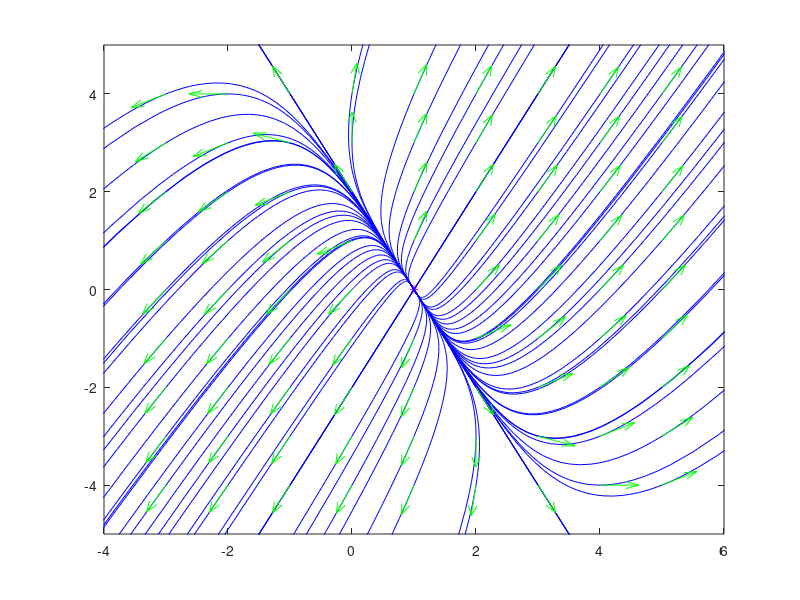

Write the MATLAB code that produced this figure.
function phaseportret
clc; clf;

tmax = 50;
A = [3, 1; 4, 3]; b = [-3;, -4];

eqp = A \ (-b) % 1) namirame ravnovesnoto polojenie
plot(eqp(1), eqp(2), 'm*')
hold on;
[T, D] = eig(A); % 2) sobstveni vektori (stalbovete na T) i sobstveni stoinosti (diagonala na D)

if imag(D(1, 1)) == 0   % ako imaginernata chast na parvata sobstv. stoinost e == 0
    xx = -10:1:10;
    for j=1:2
        if T(1, 1) ~= 0
            plot(xx + eqp(1), T(2, j)/T(1, j) * xx + eqp(2), 'k');
        else
            plot(0 * xx + eqp(1), xx, 'k');
        end
    end
end

% dva vektora okolo ravnovesnata tochka
x = eqp(1)-4:1:eqp(1)+4;
y = eqp(2)-4:1:eqp(2)+4;
axis([eqp(1) - 5, eqp(1) + 5, eqp(2) - 5, eqp(2) + 5]);
[X, Y] = meshgrid(x, y);
for i=1:length(x)
    for k=1:length(y)
        [T, Z] = ode45(@rhs, [0, tmax], [X(i, k), Y(i, k)]);
        [T1, Z1] = ode45(@rhs, [0, -tmax], [X(i, k), Y(i, k)]);
        plot(Z(:, 1), Z(:, 2), 'b', Z1(:, 1), Z1(:, 2), 'b');
    end
end

    function z = rhs(t, y)
        z = A * y + b;
    end

x1 = A(1, 1)*X + A(1, 2)*Y + b(1);
y1 = A(2, 1)*X + A(2, 2)*Y + b(2);
d = sqrt(x1.^2 + y1.^2);
quiver(X, Y, x1./d, y1./d, 0.5, 'g')

% smqtame tangencionalnite vektori s quiver()


end